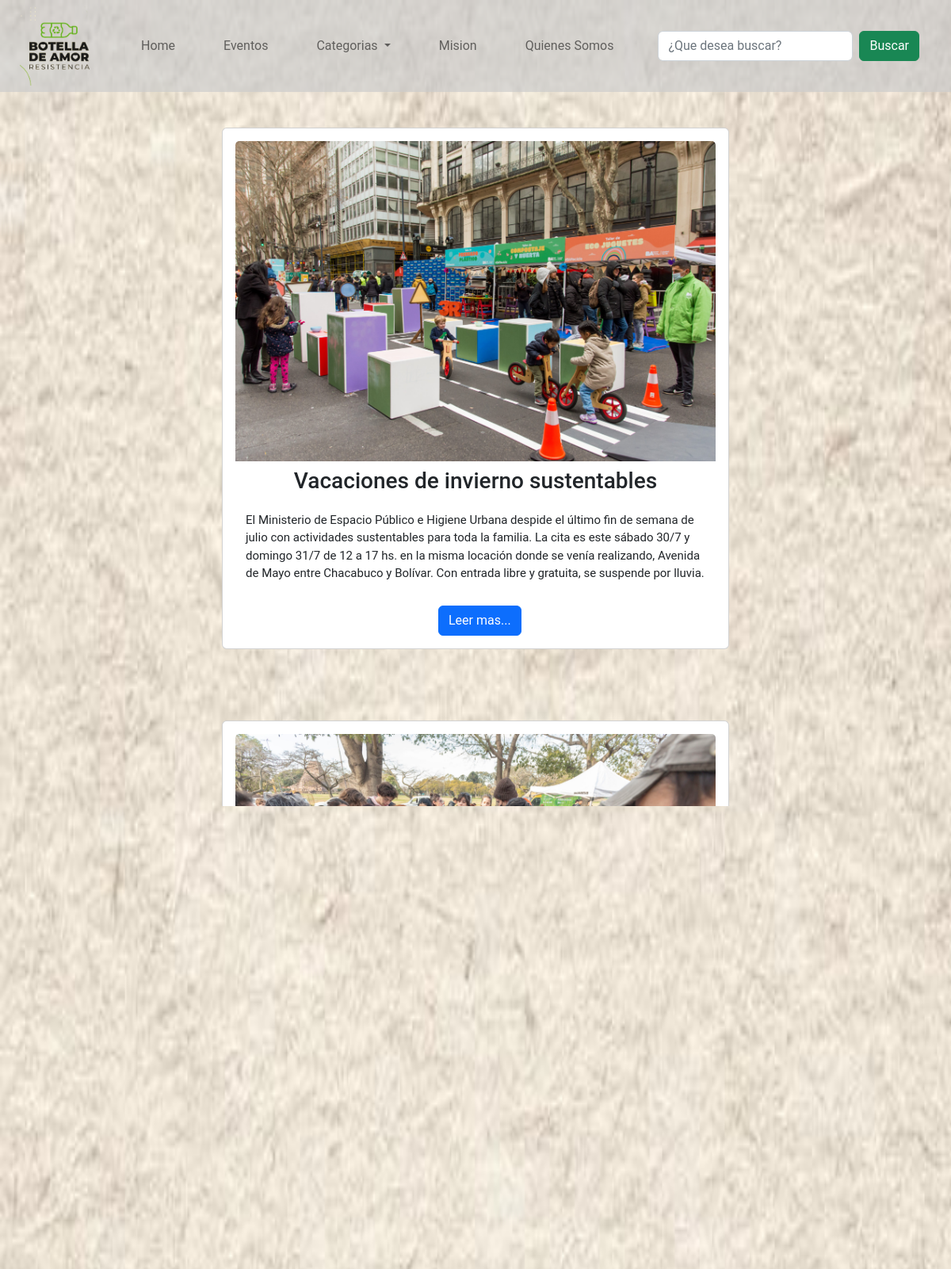
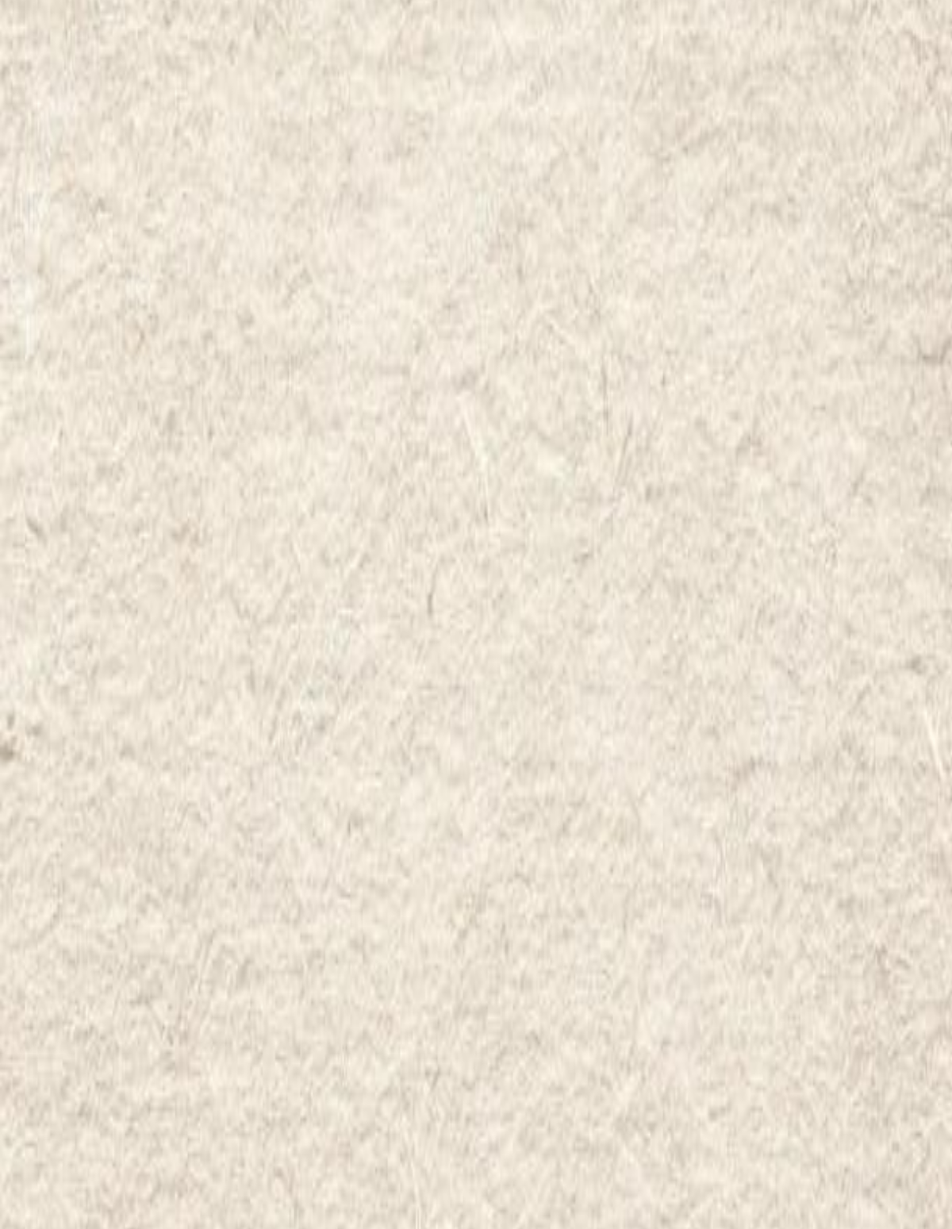
Page /seccion/noticias/ (upper part) on the committed database (2 pictures, top to bottom).
### apps/noticias/models.py (models this page shows, shortened)
class Noticia(models.Model):
    titulo = models.CharField(max_length=150)
    autor = models.CharField(max_length=50, null = True, blank=True)
    fechaCreacion = models.DateField(auto_now_add=True)
    descripciones = models.TextField()
    contenido = models.TextField()
    imagen = models.ImageField(upload_to= 'noticias', null=True, blank = True)
    categoria = models.ForeignKey(Categoria, on_delete= models.CASCADE, null=True, blank= True)

### apps/noticias/views.py (the view)
# urls.py: path('seccion/',include('apps.noticias.urls')),
class noticias(ListView):
    model = Noticia
    template_name = 'noticias/seccion_noticias.html'
    def get_context_data(self, *args, **kwargs):
        categoria_menu = Categoria.objects.all()
        ctx = super(noticias, self).get_context_data(*args, **kwargs)
        ctx['categoria'] = categoria_menu
        return ctx

### templates/noticias/seccion_noticias.html (shortened to what this page needs)
{% load static %}
<!DOCTYPE html>
<html lang="en">
<head>
    <link rel="stylesheet" href="{% static 'noticias/noticias.css' %}">
    <link href="https://cdn.jsdelivr.net/npm/bootstrap@5.2.0/dist/css/bootstrap.min.css" rel="stylesheet"
>
</head>
<body>
    <nav class="navbar navbar-expand-lg ">
        <div class="container-fluid">
            <img id="img" src="{% static 'img/logo.png'%}" alt="">
            <div class="collapse navbar-collapse" id="navbarSupportedContent">
                <ul class="navbar-nav me-auto mb-2 mb-lg-0">
                    <li class="nav-item">
                        <a class="nav-link" aria-current="page" href="{% url 'home' %}">Home</a>
                    </li>
                    <li class="nav-item">
                        <a class="nav-link" href="#">Eventos</a>
                    </li>
                    {% if categoria %}
                    <li class="nav-item dropdown">
                        <a class="nav-link dropdown-toggle" href="#" role="button" data-bs-toggle="dropdown"
                            aria-expanded="false">
                            Categorias
                        </a>
                    {% endif %}
                    </li>
                    <li class="nav-item">
                        <a class="nav-link" aria-current="page" href="{% url 'mision' %}">Mision</a>
                    </li>
                    <li class="nav-item">
                        <a class="nav-link" aria-current="page" href="{% url 'somos' %}">Quienes Somos</a>
                    </li>
                </ul>
                <form class="d-flex" role="search">
                    <input class="form-control me-2" type="search" placeholder="¿Que desea buscar?" aria-label="Search">
                    <button class="btn btn-success" type="submit">Buscar</button>
                </form>
            </div>
        </div>
    </nav>
    <section>
        {% if object_list %}
        {% for noticia in object_list %}
        <li class="card" >
            <div class="card-body">
                {% if noticia.imagen %}
                <img class="card-img-top" src="{{ noticia.imagen.url }}">
                {% endif %}
                <h3 class="card-title">{{noticia.titulo}}</h3>
                <p class="description"> {{noticia.descripciones}}</p>
                <a class="btn btn-primary" style= "margin-left: 16rem " href="{% url 'articulo' noticia.pk %}">Leer mas...</a>
            </div>
        </li>
        {% endfor %}
        {% else %}
        <h2>No hay noticias</h2>
        {% endif %}
    </section>
</body>
</html>

### static/noticias/noticias.css (style rules this page uses)
* { margin: 0; padding: 0; box-sizing: border-box; font-family: 'Roboto', sans-serif; }
body { background-image: url('/static/img/fondo.jpg'); background-position: center; background-repeat: no-repeat; background-size: 100% 100%; background-attachment: fixed; }
section { display: flex; flex-direction: column; justify-content:center; align-items: center; }
.card { margin: 45px; width:40rem; }
.card img { width: 100%; }
.card .card-title { margin-top: 8px; text-align: center; }
nav { background-color: rgba(204, 204, 204, 0.693);; }
nav .container-fluid { padding: 0 25px; }
nav .container-fluid img { width:100px; }
nav .container-fluid .nav-item { margin-left: 45px; }
nav .d-flex { margin-right: 15px; }
.description { font-size: 15px; padding: 13px; }
.nav-link { font-size: var(--bs-nav-link-font-size= 1.1rem); }

### rows in the picture
Noticia: imagen (picture), titulo "Vacaciones de invierno sustentables", descripciones "El Ministerio de Espacio Público e Higiene Urbana despide el último fin de semana de julio con actividades sustentables para toda la familia. La cita es este sábado 30/7 y domingo 31/7 de 12 a 17 hs. en la misma locación donde se venía realizando, Avenida de Mayo entre Chacabuco y Bolívar. Con entrada libre y gratuita, se suspende por lluvia."
Noticia: imagen (picture), titulo "Talleres de reciclaje en las estaciones puntos verdes", descripciones "Durante agosto, el Ministerio de Espacio Público e Higiene Urbana porteño dicta charlas y talleres sobre compostaje. ecobilleteras, plantas nativas y biodiversidad, y reutilización en las estaciones puntos verdes. Está acción se suma a las iniciativas vigentes para tratar los reciclables en la Ciudad. Conocé dónde se dan."
Noticia: imagen (picture), titulo "El proyecto solidario que transforma residuos plásticos en muebles, pisos y juegos para chicos", descripciones "“En las botellas de amor podemos poner paquetes de fideos, de snacks, de alfajores, de galletitas. Todos estos plásticos no cuentan hoy con un mercado de reciclaje, entonces ‘las botellas de amor’ son una posibilidad para poder reciclarla”."
Noticia: imagen (picture), titulo "\"Botellas de amor\", una forma fácil y efectiva de reducir los desechos plásticos", descripciones "En diálogo con Ámbito, Ludmila Taraborelli, coordinadora de la fundación Botella de Amor, comentó de qué se trata este hábito ecológico, sustentable y fácil de realizar para que cada vez haya más personas que lo implementen. Periodista: ¿Qué es y cómo surgió la fundación e iniciativa “Botella de amor”? Ludmila Taraborelli: \"Surgió de las ganas de hacer algo con todos los plásticos de un solo uso que nos encontramos en la diaria, en nuestra cotidianidad, como ser el paquete de arroz, de fideos, de polenta; de preguntarnos si esos plásticos en Argentina y en el mundo tenían una segunda oportunidad\"."
